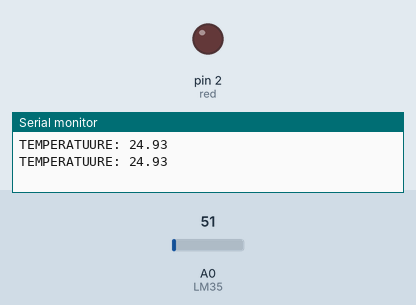
Recording of a sketch running on a simulated Arduino Uno, built with avr-gcc and run on an emulated ATmega328P. Shown: output pins drawn as LEDs (lit = HIGH), the last lines printed to the serial monitor. The test bench sets the inputs (shaded band); at power-on: A0 (LM35) = 51.

Above: at 1.2 s.
1.3 s: A0 (LM35) set to 58
4.2 s: A0 (LM35) set to 66
At 6.4 s:
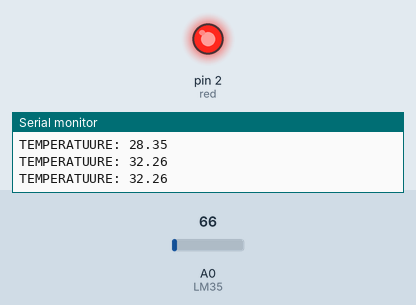
7.2 s: A0 (LM35) set to 61
At 9.9 s:
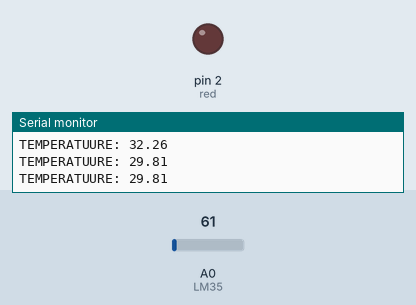
10.2 s: A0 (LM35) set to 71
At 12.4 s:
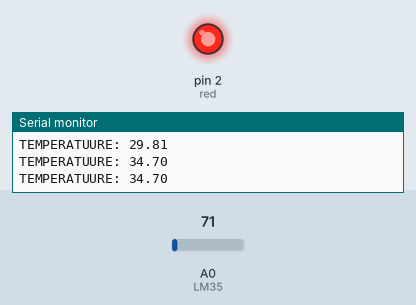
Timing chart, 0 to 13.9 s (numbered marks = the images above; inputs shaded):
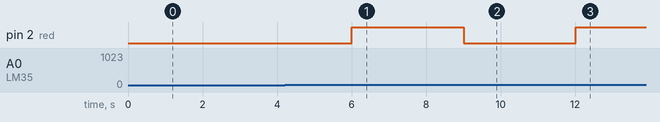

The sketch:

GettingTemperature.ino
```cpp
int LM35=A0;
float temp;
float tempr;
int red = 2;
void setup() {
  // put your setup code here, to run once:
  Serial.begin(9600);
  pinMode(red,OUTPUT);
  pinMode(LM35,INPUT);
}
void loop() {
  // put your main code here, to run repeatedly:
  temp = analogRead(LM35);
  temp = analogRead(LM35);
  temp = analogRead(LM35);
  tempr = (temp * 500)/1023;
  Serial.print("TEMPERATUURE: ");
  Serial.println(tempr);
  delay(1000);
  if ( tempr > 30){
    digitalWrite(red,HIGH);
  } else
  digitalWrite(red,LOW);

}
```

Measured:
- the behaviour switches between 61 and 62 on A0 (LM35) (found by bisection; images 0 and 1)
- after the input at 4.2 s, pin 2 (red): LOW → HIGH after 1.8 s
- after the input at 7.2 s, pin 2 (red): HIGH → LOW after 1.8 s
- after the input at 10.2 s, pin 2 (red): LOW → HIGH after 1.8 s
